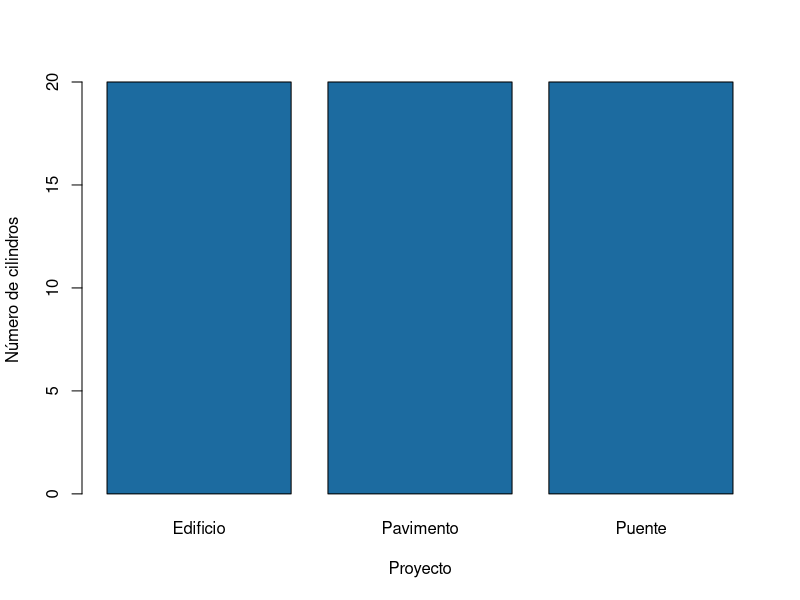
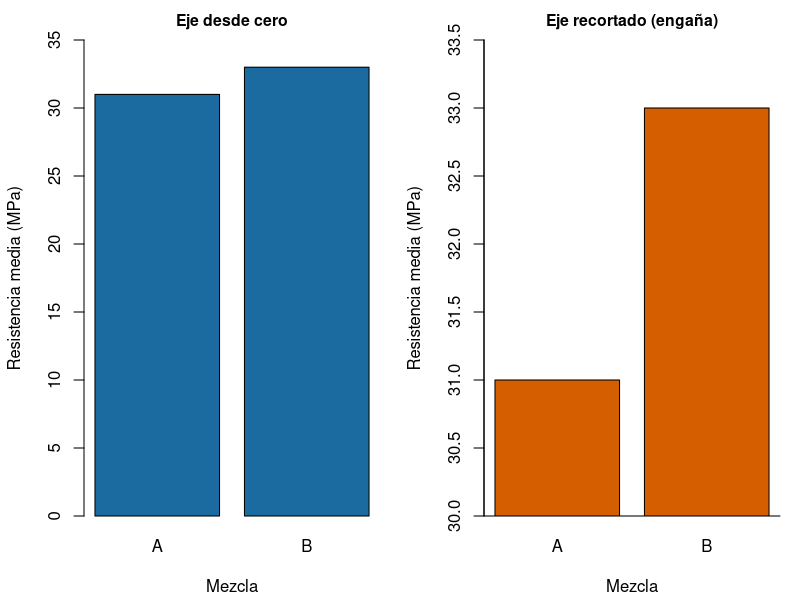
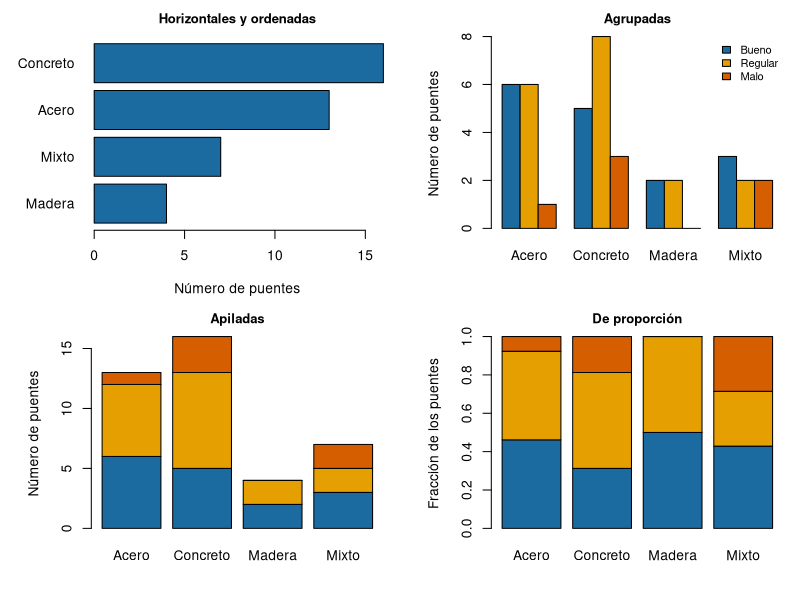
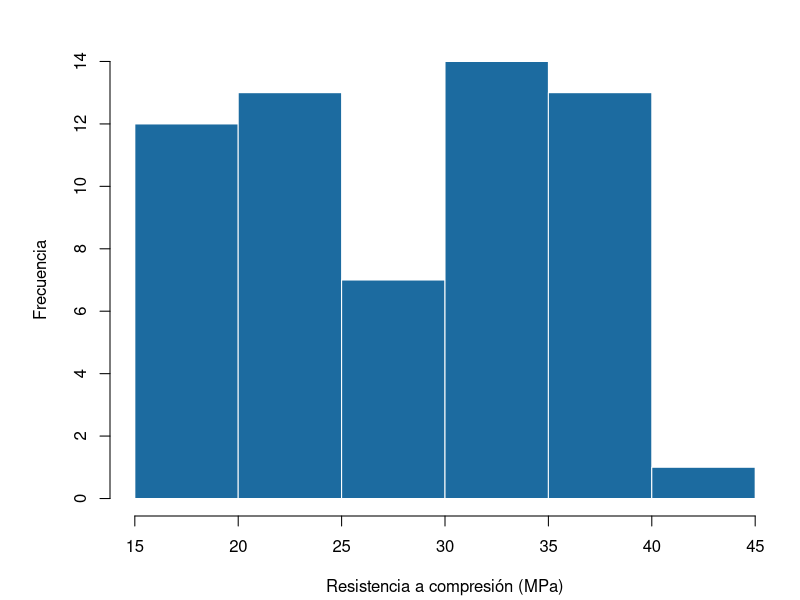
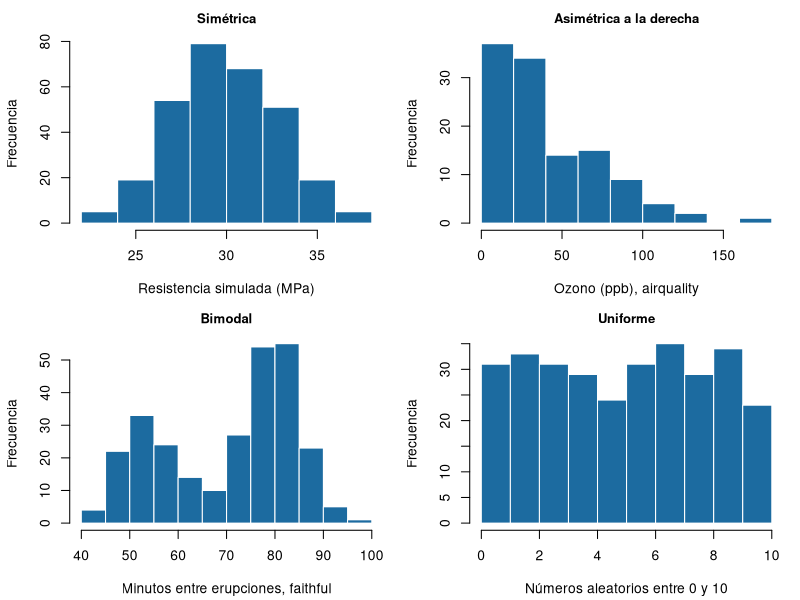
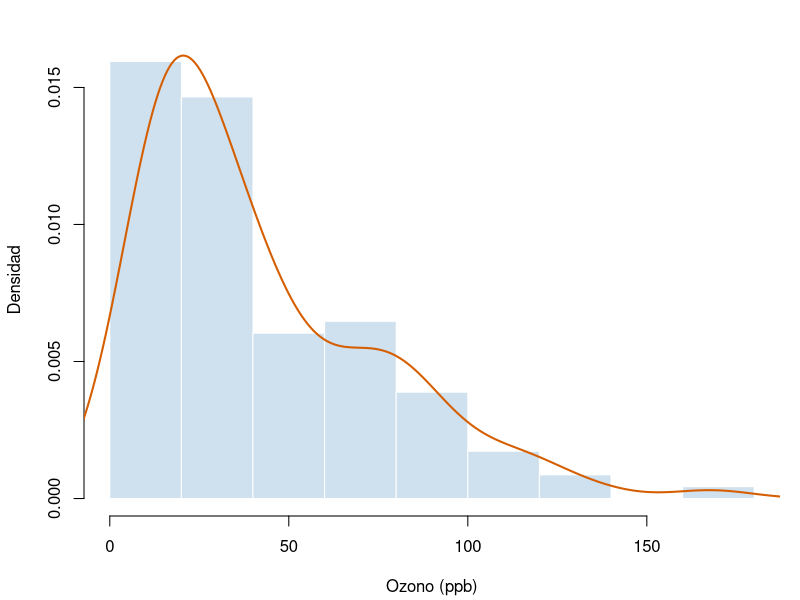
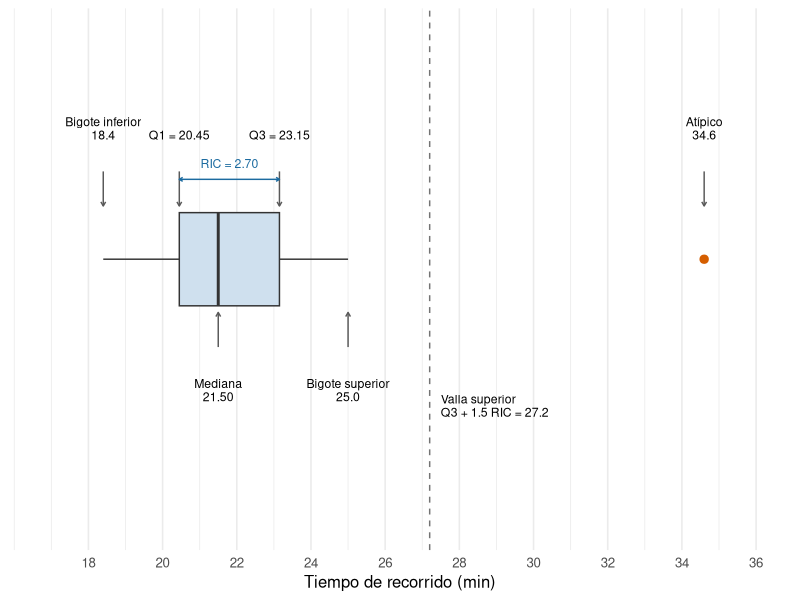
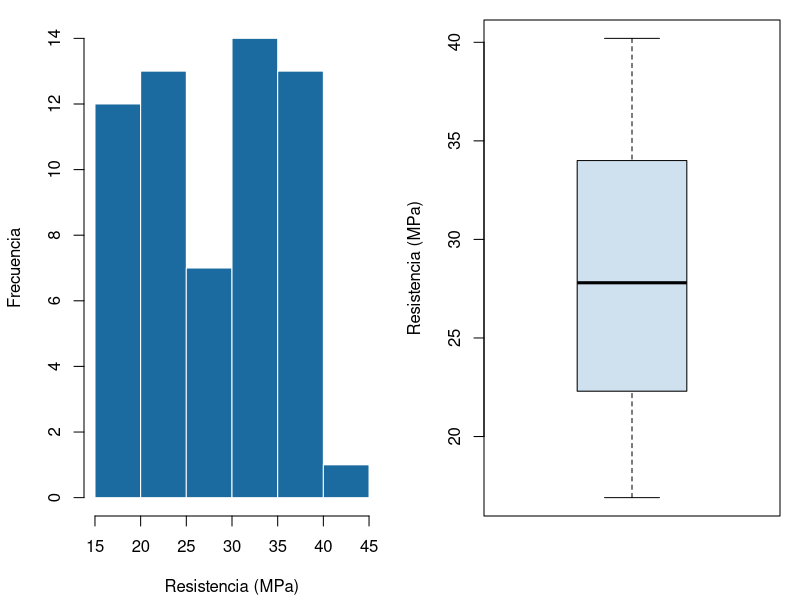

The R script that drew these images, in order:
## ---- chunk 1
#| echo: false
ensayos <- read.csv("datos/ensayos_concreto_hipoteticos.csv")
transito <- read.csv("datos/transito_horario_hipotetico.csv")
## ---- chunk 2
#| label: tbl-graf-elegir
#| tbl-cap: "Gráfico recomendado según el tipo de variable."
#| echo: false

library(kableExtra)
data.frame(
  variables = c("Una categórica", "Una numérica", "Una numérica según una categórica",
                "Dos numéricas", "Una numérica en el tiempo"),
  pregunta = c("¿Cuántos hay de cada categoría?", "¿Cómo se distribuyen los valores?",
               "¿Cambian los valores entre grupos?", "¿Se relacionan las dos variables?",
               "¿Cómo cambia la variable con el tiempo?"),
  grafico = c("Barras", "Histograma, caja", "Cajas, puntos por grupo", "Dispersión", "Líneas"),
  ejemplo = c("Cilindros por proyecto", "Resistencia de los cilindros",
              "Resistencia por proyecto", "Asentamiento y resistencia", "Vehículos por hora")
) %>%
  kbl(col.names = c("Variables", "Pregunta", "Gráfico", "Ejemplo"), align = "llll") %>%
  kable_styling(full_width = FALSE, bootstrap_options = c("hover", "condensed"))
## ---- chunk 3
#| label: fig-graf-barras-base
#| fig-cap: "Número de cilindros por proyecto, con `barplot()`."
#| fig-alt: "Gráfico de barras con tres barras de igual altura, una por proyecto"

conteo <- table(ensayos$proyecto)
barplot(conteo, col = "#1C6BA0",
        xlab = "Proyecto", ylab = "Número de cilindros")
## ---- chunk 4
#| label: fig-graf-barras-eje
#| fig-cap: "Eje desde cero y eje recortado."
#| fig-alt: "A la izquierda dos barras de altura casi igual, 31 y 33 MPa, con el eje desde cero; a la derecha las mismas barras con el eje desde 30, donde una parece el triple de la otra"
#| echo: false
#| fig-height: 3.4

medias <- c(A = 31.0, B = 33.0)
par(mfrow = c(1, 2), mar = c(4.2, 4.2, 2, 1))
barplot(medias, col = "#1C6BA0", ylim = c(0, 35), main = "Eje desde cero",
        xlab = "Mezcla", ylab = "Resistencia media (MPa)", cex.main = 0.95)
barplot(medias, col = "#D55E00", ylim = c(30, 33.5), xpd = FALSE, main = "Eje recortado (engaña)",
        xlab = "Mezcla", ylab = "Resistencia media (MPa)", cex.main = 0.95)
box(bty = "l")
par(mfrow = c(1, 1))
## ---- chunk 5
#| label: fig-graf-barras-variantes
#| fig-cap: "Variantes del gráfico de barras."
#| fig-alt: "Cuatro paneles: barras horizontales ordenadas por número de puentes, barras agrupadas por estado, barras apiladas y barras apiladas al 100 por ciento"
#| echo: false
#| fig-height: 6
#| fig-width: 9
#| out-width: "95%"

puentes <- read.csv("datos/inspeccion_puentes_hipotetica.csv")
puentes$estado <- factor(puentes$estado, levels = c("Bueno", "Regular", "Malo"))
tab <- table(puentes$estado, puentes$material)
colores <- c("#1C6BA0", "#E69F00", "#D55E00")
par(mfrow = c(2, 2), mar = c(4.2, 5.5, 2.2, 1))
barplot(sort(table(puentes$material)), horiz = TRUE, las = 1, col = "#1C6BA0",
        main = "Horizontales y ordenadas", xlab = "Número de puentes", cex.main = 0.95)
barplot(tab, beside = TRUE, col = colores, main = "Agrupadas", ylab = "Número de puentes",
        legend.text = TRUE, args.legend = list(x = "topright", bty = "n", cex = 0.8), cex.main = 0.95)
barplot(tab, col = colores, main = "Apiladas", ylab = "Número de puentes", cex.main = 0.95)
barplot(prop.table(tab, margin = 2), col = colores, main = "De proporción",
        ylab = "Fracción de los puentes", cex.main = 0.95)
par(mfrow = c(1, 1))
## ---- chunk 6
#| label: fig-graf-hist-base
#| fig-cap: "Histograma con `hist()`."
#| fig-alt: "Histograma con dos grupos de barras, uno alrededor de 20 MPa y otro alrededor de 35 MPa"

hist(ensayos$resistencia_mpa, col = "#1C6BA0", border = "white",
     main = "", xlab = "Resistencia a compresión (MPa)", ylab = "Frecuencia")
## ---- chunk 7
#| label: fig-graf-hist-formas
#| fig-cap: "Formas frecuentes de un histograma."
#| fig-alt: "Cuatro histogramas: uno simétrico en forma de campana, uno con cola larga a la derecha, uno con dos montañas separadas y uno plano"
#| echo: false
#| fig-height: 5.6
#| fig-width: 9
#| out-width: "95%"

set.seed(4)
par(mfrow = c(2, 2), mar = c(4.2, 4.2, 2.2, 1))
hist(rnorm(300, mean = 30, sd = 3), col = "#1C6BA0", border = "white", main = "Simétrica",
     xlab = "Resistencia simulada (MPa)", ylab = "Frecuencia", cex.main = 0.95)
hist(airquality$Ozone, col = "#1C6BA0", border = "white", main = "Asimétrica a la derecha",
     xlab = "Ozono (ppb), airquality", ylab = "Frecuencia", cex.main = 0.95)
hist(faithful$waiting, breaks = 15, col = "#1C6BA0", border = "white", main = "Bimodal",
     xlab = "Minutos entre erupciones, faithful", ylab = "Frecuencia", cex.main = 0.95)
hist(runif(300, 0, 10), breaks = 10, col = "#1C6BA0", border = "white", main = "Uniforme",
     xlab = "Números aleatorios entre 0 y 10", ylab = "Frecuencia", cex.main = 0.95)
par(mfrow = c(1, 1))
## ---- chunk 8
#| label: fig-graf-hist-densidad
#| fig-cap: "Histograma de densidad del ozono."
#| fig-alt: "Histograma con cola larga a la derecha y una curva suave naranja que sigue la forma de las barras"

ozono <- na.omit(airquality$Ozone)
hist(ozono, freq = FALSE, col = "#cfe0ee", border = "white", main = "",
     xlab = "Ozono (ppb)", ylab = "Densidad")
lines(density(ozono), col = "#D55E00", lwd = 2)
## ---- chunk 9
#| label: fig-graf-caja-partes
#| fig-cap: "Partes de un diagrama de caja."
#| fig-alt: "Diagrama de caja horizontal con flechas que señalan el bigote inferior en 18.4, el primer cuartil en 20.45, la mediana en 21.5, el tercer cuartil en 23.15, el bigote superior en 25.0, la valla superior en 27.2 y un punto atípico en 34.6 minutos"
#| echo: false
#| fig-height: 3.4

library(ggplot2)
tiempo <- c(18.4, 19.1, 19.8, 20.3, 20.6, 21.0, 21.2, 21.5, 21.9, 22.4,
            22.8, 23.5, 24.1, 25.0, 34.6)
q <- quantile(tiempo, c(0.25, 0.5, 0.75))
ric <- unname(q[3] - q[1])
valla_sup <- unname(q[3] + 1.5 * ric)
marcas <- data.frame(
  x = c(18.4, q[1], q[2], q[3], 25.0, 34.6),
  y = c(1.45, 1.45, 0.55, 1.45, 0.55, 1.45),
  texto = c("Bigote inferior\n18.4", "Q1 = 20.45", "Mediana\n21.50", "Q3 = 23.15",
            "Bigote superior\n25.0", "Atípico\n34.6")
)
ggplot(data.frame(tiempo), aes(x = tiempo, y = 1)) +
  geom_boxplot(width = 0.35, fill = "#cfe0ee", outlier.size = 2.5, outlier.colour = "#D55E00") +
  geom_vline(xintercept = valla_sup, linetype = 2, colour = "gray45") +
  geom_segment(data = marcas, aes(x = x, xend = x, y = ifelse(y > 1, y - 0.12, y + 0.12),
                                  yend = ifelse(y > 1, 1.2, 0.8)),
               arrow = arrow(length = unit(0.12, "cm")), colour = "gray35") +
  geom_text(data = marcas, aes(x = x, y = y, label = texto), size = 3.1, lineheight = 0.9,
            vjust = ifelse(marcas$y > 1, 0, 1)) +
  annotate("segment", x = q[1], xend = q[3], y = 1.3, yend = 1.3,
           arrow = arrow(ends = "both", length = unit(0.1, "cm")), colour = "#1C6BA0") +
  annotate("text", x = mean(q[c(1, 3)]), y = 1.36, label = "RIC = 2.70",
           colour = "#1C6BA0", size = 3.1) +
  annotate("text", x = valla_sup + 0.3, y = 0.45, hjust = 0, size = 3.1, lineheight = 0.9,
           label = "Valla superior\nQ3 + 1.5 RIC = 27.2") +
  scale_y_continuous(limits = c(0.0, 1.85), breaks = NULL) +
  scale_x_continuous(breaks = seq(18, 36, 2), limits = c(16.8, 36)) +
  labs(x = "Tiempo de recorrido (min)", y = NULL) +
  theme_minimal(base_size = 12)
## ---- chunk 10
#| label: fig-graf-caja-bimodal
#| fig-cap: "Histograma y caja de los mismos datos."
#| fig-alt: "A la izquierda, un histograma con dos grupos de barras separados; a la derecha, una sola caja ancha sin señal de los dos grupos"
#| echo: false
#| fig-height: 3.6

par(mfrow = c(1, 2), mar = c(4.2, 4.2, 1, 1))
hist(ensayos$resistencia_mpa, col = "#1C6BA0", border = "white", main = "",
     xlab = "Resistencia (MPa)", ylab = "Frecuencia")
boxplot(ensayos$resistencia_mpa, col = "#cfe0ee", ylab = "Resistencia (MPa)")
par(mfrow = c(1, 1))
## ---- chunk 11
#| label: fig-graf-caja-base
#| fig-cap: "Resistencia a 28 días por proyecto, con `boxplot()`."
#| fig-alt: "Tres diagramas de caja; el del puente está más arriba que los del pavimento y el edificio"

e28 <- ensayos[ensayos$edad_dias == 28, ]
boxplot(resistencia_mpa ~ proyecto, data = e28, col = "#cfe0ee",
        xlab = "Proyecto", ylab = "Resistencia a 28 días (MPa)")
## ---- chunk 12
# 1) Datos (min)
tiempo <- c(18.4, 19.1, 19.8, 20.3, 20.6, 21.0, 21.2, 21.5, 21.9, 22.4,
            22.8, 23.5, 24.1, 25.0, 34.6)

# 2) Cuartiles y RIC
cuartiles <- quantile(tiempo, c(0.25, 0.50, 0.75))
cuartiles
ric <- IQR(tiempo)
ric

# 3) Vallas y atípicos
valla_inf <- cuartiles[1] - 1.5 * ric
valla_sup <- cuartiles[3] + 1.5 * ric
c(valla_inf, valla_sup)
tiempo[tiempo < valla_inf | tiempo > valla_sup]

# 4) Comprobación: los cinco números del dibujo y los atípicos
boxplot.stats(tiempo)$stats
boxplot.stats(tiempo)$out
## ---- chunk 13
#| label: fig-graf-caja-tiempos
#| fig-cap: "Tiempos de recorrido de un bus."
#| fig-alt: "Diagrama de caja horizontal entre 18 y 25 minutos con un punto aislado en 34.6 minutos"
#| fig-height: 2.8

# 5) Caja horizontal
boxplot(tiempo, horizontal = TRUE, col = "#cfe0ee",
        xlab = "Tiempo de recorrido (min)")
## ---- chunk 14
#| label: fig-graf-caja-variantes
#| fig-cap: "Variantes del diagrama de caja."
#| fig-alt: "Seis paneles: cajas clásicas, cajas con muescas, cajas de ancho variable, cajas con los puntos encima, violines con una caja angosta dentro y cajas por proyecto y mezcla con dos colores"
#| echo: false
#| fig-height: 6.4
#| fig-width: 9
#| out-width: "95%"

library(patchwork)
tema_v <- theme_minimal(base_size = 10) + theme(plot.title = element_text(size = 10, face = "bold"))
ejes <- labs(x = NULL, y = "Resistencia (MPa)")
e28_desigual <- e28[!(e28$proyecto == "Pavimento" & seq_len(nrow(e28)) %% 2 == 0), ]
p1 <- ggplot(e28, aes(proyecto, resistencia_mpa)) +
  geom_boxplot(fill = "#cfe0ee") + ggtitle("1. Clásica") + ejes + tema_v
p2 <- ggplot(e28, aes(proyecto, resistencia_mpa)) +
  geom_boxplot(fill = "#cfe0ee", notch = TRUE) + ggtitle("2. Con muescas") + ejes + tema_v
p3 <- ggplot(e28_desigual, aes(proyecto, resistencia_mpa)) +
  geom_boxplot(fill = "#cfe0ee", varwidth = TRUE) +
  ggtitle("3. Ancho variable") + ejes + tema_v
p4 <- ggplot(e28, aes(proyecto, resistencia_mpa)) +
  geom_boxplot(fill = "#cfe0ee", outlier.shape = NA) +
  geom_jitter(width = 0.12, height = 0, size = 1.4, colour = "#1C6BA0") +
  ggtitle("4. Caja con puntos") + ejes + tema_v
p5 <- ggplot(e28, aes(proyecto, resistencia_mpa)) +
  geom_violin(fill = "#cfe0ee", colour = "gray40") +
  geom_boxplot(width = 0.12, outlier.shape = NA) + ggtitle("5. Violín con caja") + ejes + tema_v
p6 <- ggplot(e28, aes(proyecto, resistencia_mpa, fill = mezcla)) +
  geom_boxplot() + scale_fill_manual(values = c(A = "#cfe0ee", B = "#E69F00")) +
  ggtitle("6. Por proyecto y mezcla") + ejes + tema_v +
  theme(legend.position = "bottom", legend.key.size = unit(0.35, "cm"))
(p1 + p2 + p3) / (p4 + p5 + p6)
## ---- chunk 15
#| label: fig-graf-dispersion-base
#| fig-cap: "Ozono y temperatura diarios."
#| fig-alt: "Nube de puntos que sube de izquierda a derecha y se curva hacia arriba: con más de 80 grados Fahrenheit el ozono pasa a menudo de 75 ppb"

plot(airquality$Temp, airquality$Ozone, pch = 19, col = "#1C6BA0",
     xlab = "Temperatura máxima (°F)", ylab = "Ozono (ppb)")
## ---- chunk 16
#| label: fig-graf-dispersion-patrones
#| fig-cap: "Patrones de un gráfico de dispersión."
#| fig-alt: "Cuatro nubes de puntos: una que sube en línea recta, una que baja, una redonda sin dirección y una en forma de curva"
#| echo: false
#| fig-height: 5.4
#| fig-width: 8
#| out-width: "90%"

set.seed(11)
x <- runif(60, 0, 10)
par(mfrow = c(2, 2), mar = c(3.2, 3.2, 2.2, 1), mgp = c(2, 0.6, 0))
plot(x, 2 + 0.8 * x + rnorm(60, 0, 0.8), pch = 19, col = "#1C6BA0", main = "Positiva y lineal",
     xlab = "x", ylab = "y", cex.main = 0.95)
plot(x, 10 - 0.7 * x + rnorm(60, 0, 1.2), pch = 19, col = "#1C6BA0", main = "Negativa y lineal",
     xlab = "x", ylab = "y", cex.main = 0.95)
plot(x, rnorm(60, 5, 2), pch = 19, col = "#1C6BA0", main = "Sin relación",
     xlab = "x", ylab = "y", cex.main = 0.95)
plot(x, 0.25 * (x - 5)^2 + rnorm(60, 0, 0.5), pch = 19, col = "#1C6BA0", main = "Curva",
     xlab = "x", ylab = "y", cex.main = 0.95)
par(mfrow = c(1, 1))
## ---- chunk 17
#| label: fig-graf-lineas-base
#| fig-cap: "Vehículos por hora en un día laboral, con `plot()`."
#| fig-alt: "Línea con picos a las 7, a las 13 y a las 17 horas"

lab <- transito[transito$dia == "Laboral", ]
plot(lab$hora, lab$vehiculos, type = "o", pch = 19, col = "#1C6BA0",
     xlab = "Hora del día", ylab = "Vehículos por hora")
## ---- chunk 18
#| label: fig-graf-base-detalles
#| fig-cap: "Tránsito horario con línea de referencia."
#| fig-alt: "Dos líneas de vehículos por hora; la del día laboral pasa sobre la línea discontinua de 800 en la mañana y en la tarde, la del fin de semana queda siempre por debajo"

fds <- transito[transito$dia == "Fin de semana", ]
plot(lab$hora, lab$vehiculos, type = "o", pch = 19, col = "#1C6BA0",
     ylim = c(0, 1200), xlab = "Hora del día", ylab = "Vehículos por hora")
lines(fds$hora, fds$vehiculos, type = "o", pch = 17, col = "#E69F00")
abline(h = 800, lty = 2, col = "gray40")
legend("topleft", legend = c("Laboral", "Fin de semana"),
       col = c("#1C6BA0", "#E69F00"), pch = c(19, 17), lty = 1, bty = "n")
## ---- chunk 19
#| label: fig-graf-hist-gg
#| fig-cap: "Histograma por edad con ggplot2."
#| fig-alt: "Histograma con las barras de 7 días a la izquierda en un color y las de 28 días a la derecha en otro"

library(ggplot2)

ggplot(ensayos, aes(x = resistencia_mpa, fill = factor(edad_dias))) +
  geom_histogram(binwidth = 2, color = "white", position = "identity", alpha = 0.8) +
  labs(x = "Resistencia a compresión (MPa)", y = "Frecuencia",
       fill = "Edad (días)") +
  theme_minimal()
## ---- chunk 20
#| label: fig-graf-geoms
#| fig-cap: "Cuatro geometrías de ggplot2."
#| fig-alt: "Cuatro paneles: barras por proyecto, cajas de resistencia por proyecto, dispersión de asentamiento contra resistencia y líneas de vehículos por hora"
#| fig-width: 9
#| fig-height: 6.5
#| out-width: "85%"
#| echo: false

library(patchwork)
tema <- theme_minimal(base_size = 11)
g1 <- ggplot(ensayos, aes(proyecto)) + geom_bar(fill = "#1C6BA0") +
  labs(title = "geom_bar()", x = "Proyecto", y = "Cilindros") + tema
g2 <- ggplot(e28, aes(proyecto, resistencia_mpa)) + geom_boxplot(fill = "#cfe0ee") +
  labs(title = "geom_boxplot()", x = "Proyecto", y = "Resistencia a 28 días (MPa)") + tema
g3 <- ggplot(e28, aes(asentamiento_mm, resistencia_mpa)) + geom_point(color = "#1C6BA0", size = 2) +
  labs(title = "geom_point()", x = "Asentamiento (mm)", y = "Resistencia (MPa)") + tema
g4 <- ggplot(transito, aes(hora, vehiculos, color = dia)) + geom_line(linewidth = 0.9) +
  labs(title = "geom_line()", x = "Hora", y = "Vehículos por hora", color = NULL) + tema +
  theme(legend.position = "bottom")
(g1 | g2) / (g3 | g4)
## ---- chunk 21
#| label: fig-graf-facetas
#| fig-cap: "Resistencia por mezcla y edad, un panel por proyecto."
#| fig-alt: "Tres paneles de puntos, uno por proyecto, con la resistencia de cada mezcla a 7 y 28 días"
#| fig-width: 9
#| fig-height: 3.5
#| out-width: "85%"

ggplot(ensayos, aes(x = factor(edad_dias), y = resistencia_mpa, color = mezcla)) +
  geom_point(position = position_jitter(width = 0.1, seed = 1), size = 2) +
  facet_wrap(~ proyecto) +
  labs(x = "Edad del ensayo (días)", y = "Resistencia (MPa)", color = "Mezcla") +
  theme_minimal()
## ---- chunk 22
#| label: fig-graf-escalas
#| fig-cap: "Colores, escala y tema ajustados."
#| fig-alt: "Cajas de resistencia por proyecto, dos por proyecto, en azul para la mezcla A y en naranja para la B, con el eje vertical de 25 a 45 MPa"

ggplot(e28, aes(x = proyecto, y = resistencia_mpa, fill = mezcla)) +
  geom_boxplot() +
  scale_fill_manual(values = c("A" = "#1C6BA0", "B" = "#E69F00")) +
  scale_y_continuous(limits = c(25, 45), breaks = seq(25, 45, 5)) +
  labs(x = "Proyecto", y = "Resistencia a 28 días (MPa)", fill = "Mezcla") +
  theme_minimal(base_size = 13) +
  theme(legend.position = "bottom")
## ---- chunk 23
#| label: fig-graf-referencia
#| fig-cap: "Resistencia y resistencia de diseño por proyecto."
#| fig-alt: "Tres paneles de puntos, uno por proyecto, cada uno con una línea horizontal discontinua en su resistencia de diseño; solo un punto del edificio queda debajo de su línea"
#| fig-width: 9
#| fig-height: 3.5
#| out-width: "85%"

disenos <- data.frame(proyecto = c("Edificio", "Pavimento", "Puente"),
                      fc = c(28, 30, 35))

ggplot(e28, aes(x = mezcla, y = resistencia_mpa)) +
  geom_point(position = position_jitter(width = 0.1, seed = 1),
             color = "#1C6BA0", size = 2) +
  geom_hline(data = disenos, aes(yintercept = fc), linetype = "dashed") +
  facet_wrap(~ proyecto) +
  labs(x = "Mezcla", y = "Resistencia a 28 días (MPa)") +
  theme_minimal()
## ---- chunk 24
#| label: fig-graf-col
#| fig-cap: "Resistencia media por proyecto y edad del ensayo."
#| fig-alt: "Barras agrupadas por proyecto, una para 7 días y otra más alta para 28 días, con el valor de la media escrito sobre cada barra"

library(dplyr)
medias <- ensayos %>%
  group_by(proyecto, edad_dias) %>%
  summarise(media = mean(resistencia_mpa), .groups = "drop")

ggplot(medias, aes(x = proyecto, y = media, fill = factor(edad_dias))) +
  geom_col(position = "dodge") +
  geom_text(aes(label = round(media, 1)), position = position_dodge(width = 0.9),
            vjust = -0.4, size = 3.5) +
  scale_fill_manual(values = c("7" = "#9ecae1", "28" = "#1C6BA0")) +
  labs(x = "Proyecto", y = "Resistencia media (MPa)", fill = "Edad (días)") +
  theme_minimal()
## ---- chunk 25
#| label: fig-graf-smooth
#| fig-cap: "Tendencia por proyecto con `geom_smooth()`."
#| fig-alt: "Puntos de tres colores, uno por proyecto, cada grupo con su recta de tendencia; las rectas son casi horizontales"

ggplot(e28, aes(x = asentamiento_mm, y = resistencia_mpa, color = proyecto)) +
  geom_point(size = 2) +
  geom_smooth(method = "lm", se = FALSE) +
  scale_color_viridis_d(end = 0.85) +
  labs(x = "Asentamiento (mm)", y = "Resistencia a 28 días (MPa)", color = "Proyecto") +
  theme_minimal()
## ---- chunk 26
#| label: fig-graf-ejemplo
#| fig-cap: "Histograma de la resistencia a 28 días con clases de 2 MPa."
#| fig-alt: "Histograma con ocho barras entre 26 y 42 MPa; las más altas están entre 30 y 34 y entre 36 y 38 MPa"

# 1) Resistencias a 28 días
ensayos <- read.csv("datos/ensayos_concreto_hipoteticos.csv")
r28 <- ensayos$resistencia_mpa[ensayos$edad_dias == 28]

# 2) Límites de las clases
limites <- seq(26, 42, by = 2)

# 3) Cuadro de frecuencias (right = FALSE: [a, b))
table(cut(r28, breaks = limites, right = FALSE))

# 4) Histograma en R base (el de ggplot2 va en el bloque siguiente)
hist(r28, breaks = limites, right = FALSE, col = "#1C6BA0", border = "white",
     main = "", xlab = "Resistencia a 28 días (MPa)", ylab = "Frecuencia")
## ---- chunk 27
#| label: fig-graf-umbral
#| fig-cap: "Tránsito horario y umbral de 800 veh/h."
#| fig-alt: "Dos líneas con puntos; la del día laboral cruza la línea discontinua de 800 en la punta de la mañana y en la de la tarde, la del fin de semana queda debajo todo el día"

# 1) Datos
transito <- read.csv("datos/transito_horario_hipotetico.csv")

# 2) Conteo con R base y con dplyr
tapply(transito$vehiculos > 800, transito$dia, sum)
transito %>%
  group_by(dia) %>%
  summarise(horas_sobre_800 = sum(vehiculos > 800))

# 3) Gráfico
ggplot(transito, aes(x = hora, y = vehiculos, color = dia)) +
  geom_line(linewidth = 0.8) +
  geom_point(size = 1.8) +
  geom_hline(yintercept = 800, linetype = "dashed") +
  annotate("text", x = 0, y = 840, label = "800 veh/h", hjust = 0, size = 3.5) +
  scale_x_continuous(breaks = seq(0, 23, 3)) +
  scale_color_manual(values = c("Laboral" = "#1C6BA0", "Fin de semana" = "#E69F00")) +
  labs(x = "Hora del día", y = "Vehículos por hora", color = NULL) +
  theme_minimal() +
  theme(legend.position = "bottom")
